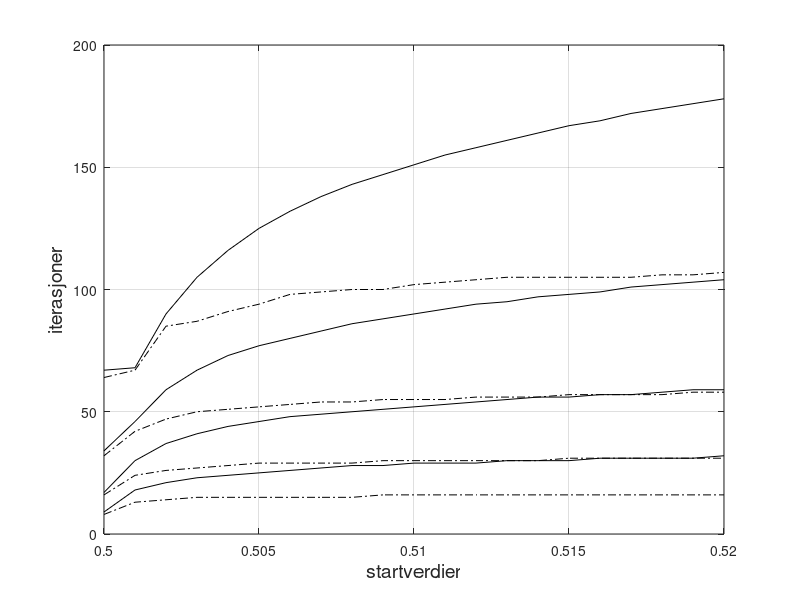

This chart was generated by the following MATLAB code:
% program sorfig2
% Generate fig.7.13
clear
Tstart = (0.5: 0.001: 0.52)';
% iterations for theoretical optimal omega
iter = zeros(21,4);
iter(1,1)  = 9;  iter(1,2)  = 17; iter(1,3)  = 34;  iter(1,4)  = 67;
iter(2,1)  = 18; iter(2,2)  = 30; iter(2,3)  = 46;  iter(2,4)  = 68;
iter(3,1)  = 21; iter(3,2)  = 37; iter(3,3)  = 59;  iter(3,4)  = 90;
iter(4,1)  = 23; iter(4,2)  = 41; iter(4,3)  = 67;  iter(4,4)  = 105;
iter(5,1)  = 24; iter(5,2)  = 44; iter(5,3)  = 73;  iter(5,4)  = 116;
iter(6,1)  = 25; iter(6,2)  = 46; iter(6,3)  = 77;  iter(6,4)  = 125;
iter(7,1)  = 26; iter(7,2)  = 48; iter(7,3)  = 80;  iter(7,4)  = 132;
iter(8,1)  = 27; iter(8,2)  = 49; iter(8,3)  = 83;  iter(8,4)  = 138;
iter(9,1)  = 28; iter(9,2)  = 50; iter(9,3)  = 86;  iter(9,4)  = 143;
iter(10,1) = 28; iter(10,2) = 51; iter(10,3) = 88;  iter(10,4) = 147;
iter(11,1) = 29; iter(11,2) = 52; iter(11,3) = 90;  iter(11,4) = 151;
iter(12,1) = 29; iter(12,2) = 53; iter(12,3) = 92;  iter(12,4) = 155;
iter(13,1) = 29; iter(13,2) = 54; iter(13,3) = 94;  iter(13,4) = 158;
iter(14,1) = 30; iter(14,2) = 55; iter(14,3) = 95;  iter(14,4) = 161;
iter(15,1) = 30; iter(15,2) = 56; iter(15,3) = 97;  iter(15,4) = 164;
iter(16,1) = 30; iter(16,2) = 56; iter(16,3) = 98;  iter(16,4) = 167;
iter(17,1) = 31; iter(17,2) = 57; iter(17,3) = 99;  iter(17,4) = 169;
iter(18,1) = 31; iter(18,2) = 57; iter(18,3) = 101; iter(18,4) = 172;
iter(19,1) = 31; iter(19,2) = 58; iter(19,3) = 102; iter(19,4) = 174;
iter(20,1) = 31; iter(20,2) = 59; iter(20,3) = 103; iter(20,4) = 176;
iter(21,1) = 32; iter(21,2) = 59; iter(21,3) = 104; iter(21,4) = 178;
% iterations for computed otimal omega
iter2 = zeros(21,4);
iter2(1,1)  = 8;  iter2(1,2)  = 16; iter2(1,3)  = 32;  iter2(1,4)  = 64;
iter2(2,1)  = 13; iter2(2,2)  = 24; iter2(2,3)  = 42;  iter2(2,4)  = 67;
iter2(3,1)  = 14; iter2(3,2)  = 26; iter2(3,3)  = 47;  iter2(3,4)  = 85;
iter2(4,1)  = 15; iter2(4,2)  = 27; iter2(4,3)  = 50;  iter2(4,4)  = 87;
iter2(5,1)  = 15; iter2(5,2)  = 28; iter2(5,3)  = 51;  iter2(5,4)  = 91;
iter2(6,1)  = 15; iter2(6,2)  = 29; iter2(6,3)  = 52;  iter2(6,4)  = 94;
iter2(7,1)  = 15; iter2(7,2)  = 29; iter2(7,3)  = 53;  iter2(7,4)  = 98;
iter2(8,1)  = 15; iter2(8,2)  = 29; iter2(8,3)  = 54;  iter2(8,4)  = 99;
iter2(9,1)  = 15; iter2(9,2)  = 29; iter2(9,3)  = 54;  iter2(9,4)  = 100;
iter2(10,1) = 16; iter2(10,2) = 30; iter2(10,3) = 55;  iter2(10,4) = 100;
iter2(11,1) = 16; iter2(11,2) = 30; iter2(11,3) = 55;  iter2(11,4) = 102;
iter2(12,1) = 16; iter2(12,2) = 30; iter2(12,3) = 55;  iter2(12,4) = 103;
iter2(13,1) = 16; iter2(13,2) = 30; iter2(13,3) = 56;  iter2(13,4) = 104;
iter2(14,1) = 16; iter2(14,2) = 30; iter2(14,3) = 56;  iter2(14,4) = 105;
iter2(15,1) = 16; iter2(15,2) = 30; iter2(15,3) = 56;  iter2(15,4) = 105;
iter2(16,1) = 16; iter2(16,2) = 31; iter2(16,3) = 57;  iter2(16,4) = 105;
iter2(17,1) = 16; iter2(17,2) = 31; iter2(17,3) = 57;  iter2(17,4) = 105;
iter2(18,1) = 16; iter2(18,2) = 31; iter2(18,3) = 57;  iter2(18,4) = 105;
iter2(19,1) = 16; iter2(19,2) = 31; iter2(19,3) = 57;  iter2(19,4) = 106;
iter2(20,1) = 16; iter2(20,2) = 31; iter2(20,3) = 58;  iter2(20,4) = 106;
iter2(21,1) = 16; iter2(21,2) = 31; iter2(21,3) = 58;  iter2(21,4) = 107;
plot(Tstart,iter,'k',Tstart,iter2,'k-.')
grid on
xlim([0.5 0.52])
xlabel('startverdier','FontSize',14)
ylabel('iterasjoner','FontSize',14)
shg
